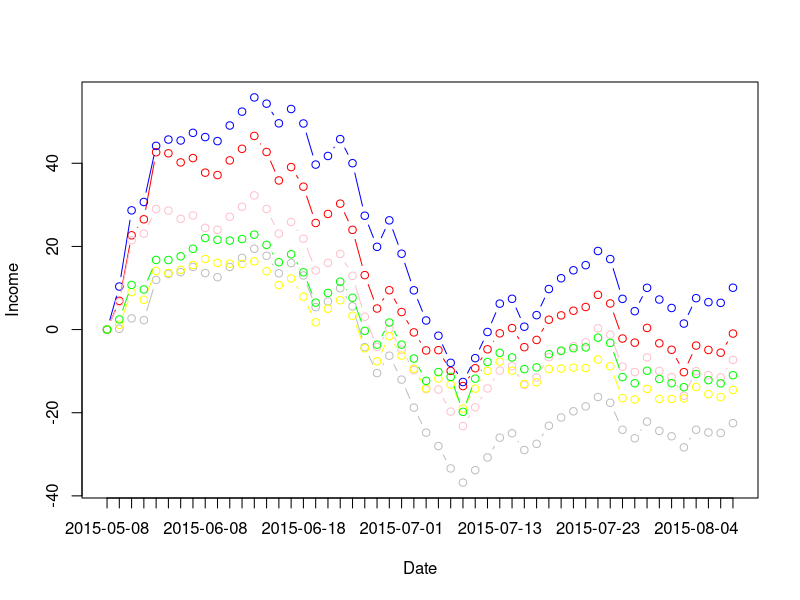

Here is the R script that generated this plot:
library(reshape)

i100 <- read.table("i100.csv", sep=',', header=TRUE, stringsAsFactors=FALSE)
i100$Date <- as.Date(i100$Date, "%Y/%m/%d")
i100 <- na.omit(i100)
i100 <- rename(i100, c(Close="i100_close", Net="i100_net"))

tj100 <- read.table("tj100.csv", sep=',', header=TRUE, stringsAsFactors=FALSE)
tj100$Date <- as.Date(tj100$Date, "%Y-%m-%d")
tj100 <- na.omit(tj100)
tj100 <- rename(tj100, c(Close="tj100_close", Net="tj100_net"))

hs300 <- read.table("hs300.csv", sep=',', header=TRUE, stringsAsFactors=FALSE)
hs300$Date <- as.Date(hs300$Date, "%Y-%m-%d")
hs300 <- rename(hs300, c(Net="hs300_net"))

ss000001 <- read.table("ss000001.csv", sep=',', header=TRUE, stringsAsFactors=FALSE)
ss000001$Date <- as.Date(ss000001$Date, "%Y-%m-%d")
ss000001 <- rename(ss000001, c(Close="ss000001_close"))

cmp_df <- merge(i100, tj100, by='Date')
cmp_df <- merge(cmp_df, hs300, by='Date')
cmp_df <- merge(cmp_df, ss000001, by='Date')

cmp_df <- cmp_df[order(cmp_df$Date),]

start <- 1

cmp_df$i100_index_income <- (cmp_df$i100_close / cmp_df[start, 'i100_close'] - 1) * 100
cmp_df$i100_fund_income <- (cmp_df$i100_net /cmp_df[start, 'i100_net'] - 1) * 100
cmp_df$tj100_index_income <- (cmp_df$tj100_close / cmp_df[start, 'tj100_close'] - 1) * 100
cmp_df$tj100_fund_income <- (cmp_df$tj100_net / cmp_df[start, 'tj100_net'] - 1) * 100
cmp_df$hs300_fund_income <- (cmp_df$hs300_net / cmp_df[start, 'hs300_net'] - 1) * 100
cmp_df$ss000001_index_income <- (cmp_df$ss000001_close / cmp_df[start, 'ss000001_close'] - 1) * 100

max4p <- max(cmp_df$i100_index_income, cmp_df$i100_fund_income, cmp_df$tj100_index_income, cmp_df$tj100_fund_income, cmp_df$hs300_fund_income, cmp_df$ss000001_index_income)
min4p <- min(cmp_df$i100_index_income, cmp_df$i100_fund_income, cmp_df$tj100_index_income, cmp_df$tj100_fund_income, cmp_df$hs300_fund_income, cmp_df$ss000001_index_income)

plot(cmp_df$i100_index_income, type='b', col='red', xaxt='n', xlab='Date', ylab='Income', ylim=c(min4p, max4p))
lines(cmp_df$tj100_index_income, type='b', col='blue')
lines(cmp_df$i100_fund_income, type='b', col='pink')
lines(cmp_df$tj100_fund_income, type='b', col='grey')
lines(cmp_df$hs300_fund_income, type='b', col='yellow')
lines(cmp_df$ss000001_index_income, typ='b', col='green')
axis(1, 1:length(cmp_df$Date), labels=cmp_df$Date)
